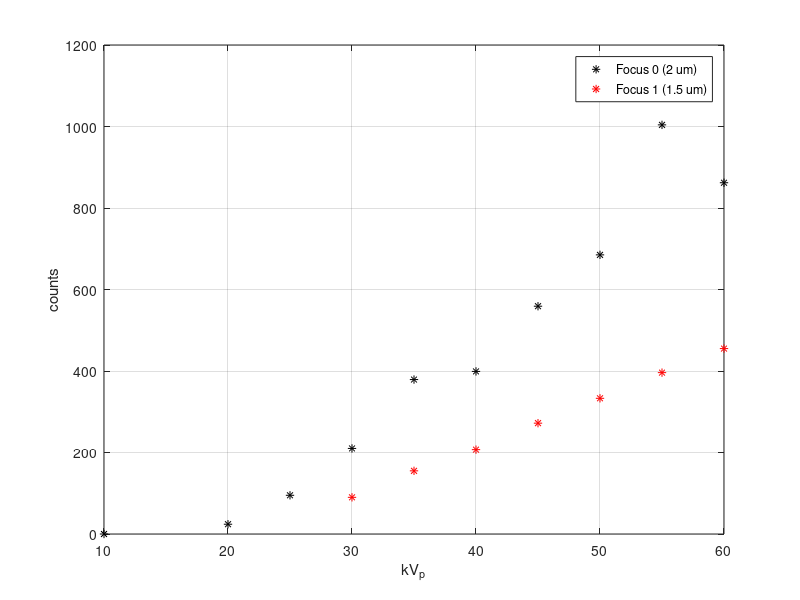
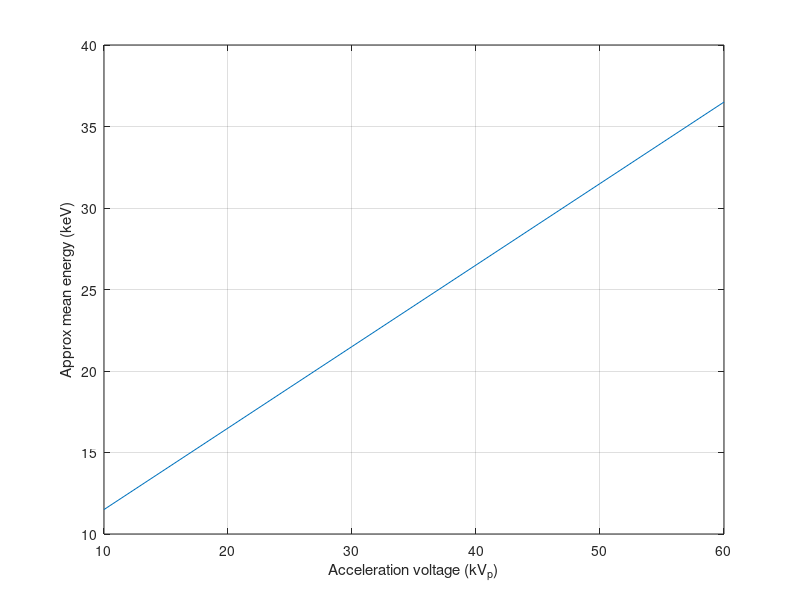

The MATLAB source for these figures, in order: (Note: this script raises an error after producing the figures.)
% focus 0 has spot size 2 um, focus 1 has spot size 1.5 um

%% Data from counts measurements:
kvp_0 = [10 20 25 30 35 40 45 50 55 60]';
kvp_1 = [30 35 40 45 50 55 60]';

uA_0 = [210 440 550 610 520 350 350 310 340 310]';
uA_1 = [425 380 325 300 275 260 240]';

counts_0 = [0 24 95 210 379 399 559 685 1004 862]';
counts_1 = [90 155 207 272 333 396 455]';

%% Plot
figure, plot(kvp_0, counts_0, 'k*')
hold on, plot(kvp_1, counts_1, 'r*')
xlabel('kV_p')
ylabel('counts')
legend('Focus 0 (2 um)','Focus 1 (1.5 um)')
grid on

%% Estimate mean energy from acceleration voltage
E_mean_0 = ((kvp_0+13)/2);
E_mean_1 = ((kvp_1+13)/2);


figure, plot(kvp_0, E_mean_0)
xlabel('Acceleration voltage (kV_p)')
ylabel('Approx mean energy (keV)')
grid on

%% Fit the counts vs. mean energy
fit_0 = fit(E_mean_0,counts_0,'poly2');
fit_1 = fit(E_mean_1,counts_1,'poly2');

figure, plot(fit_0,E_mean_0,counts_0, 'k*')
hold on, plot(fit_1,E_mean_1,counts_1, 'r*')

counts_focus0 = @(E_mean) (fit_0.p1*E_mean.^2 + fit_0.p2*E_mean + fit_0.p3);
counts_focus1 = @(E_mean) (fit_1.p1*E_mean.^2 + fit_1.p2*E_mean + fit_1.p3);



